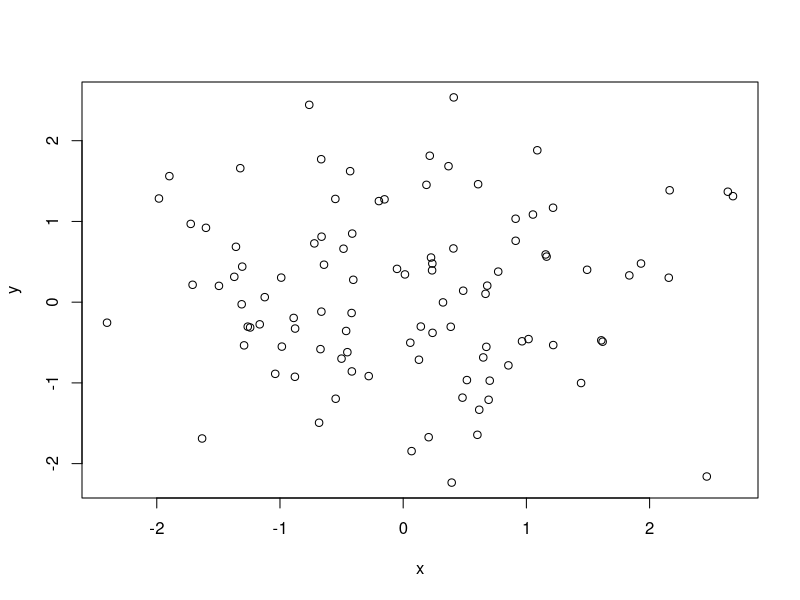
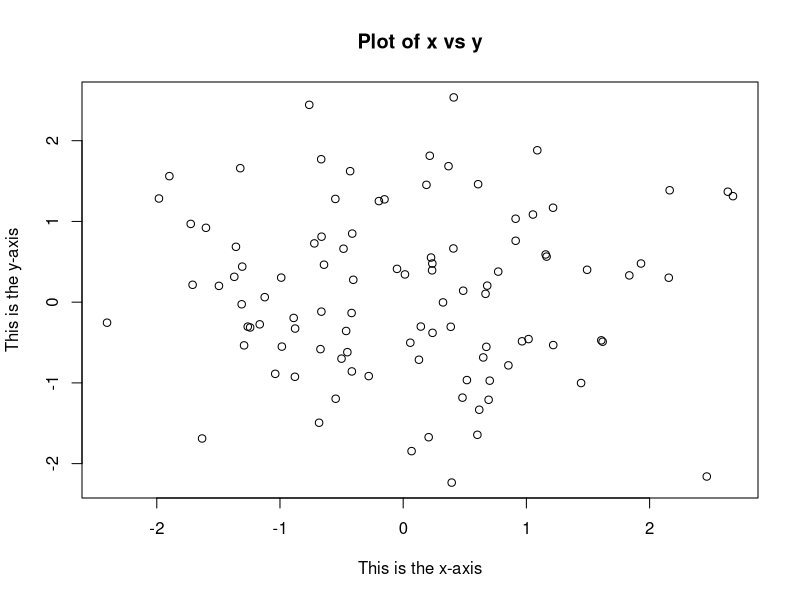
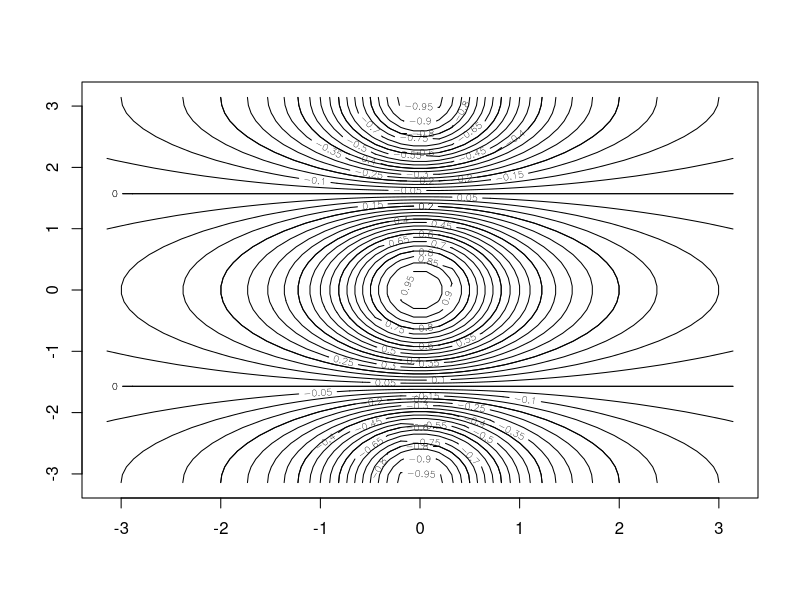
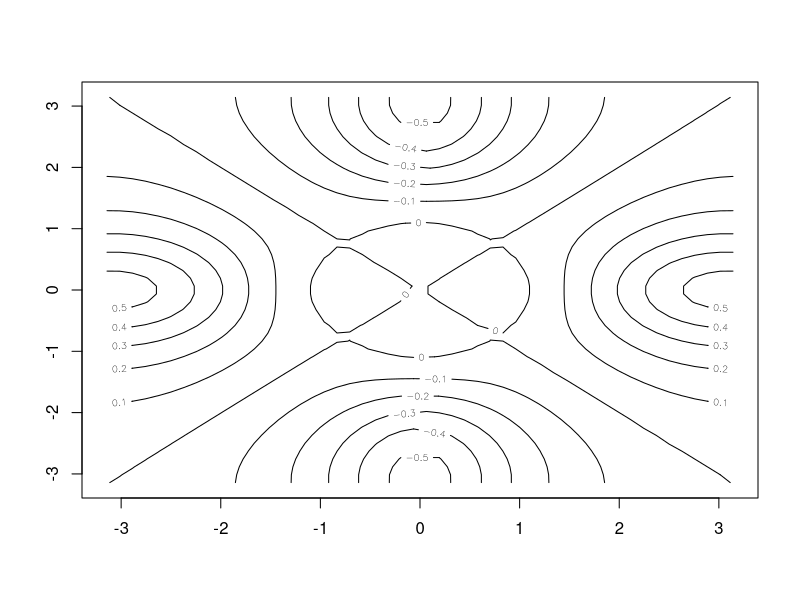
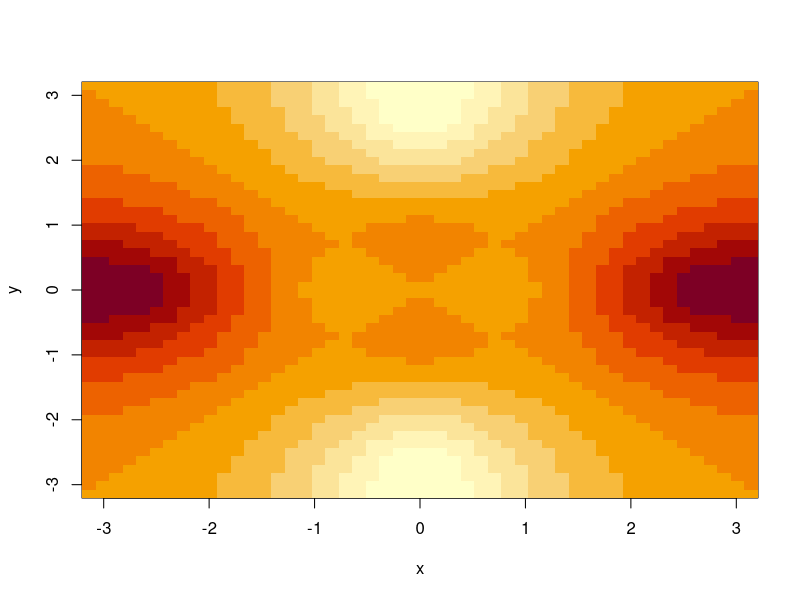
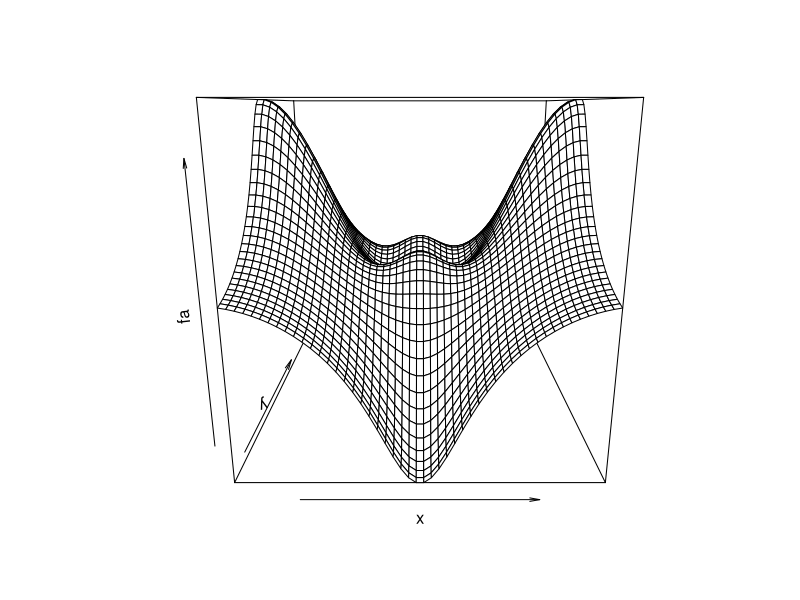
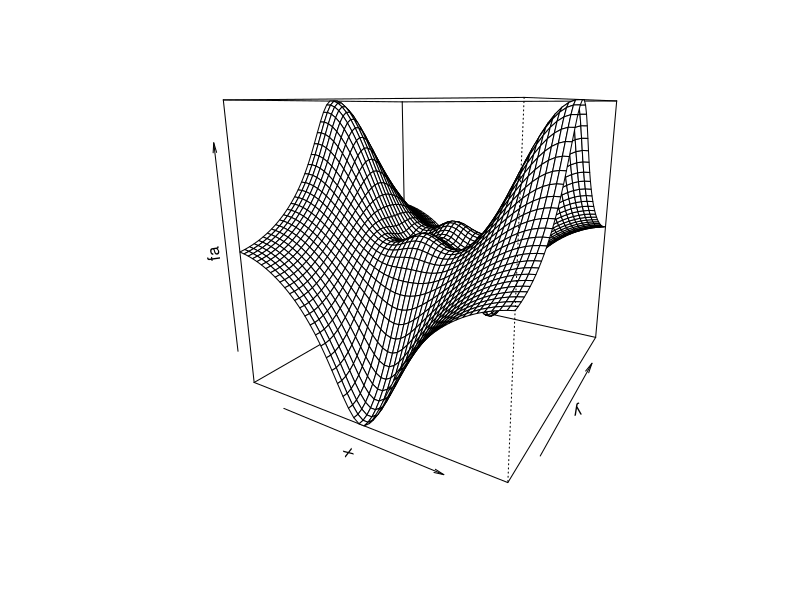
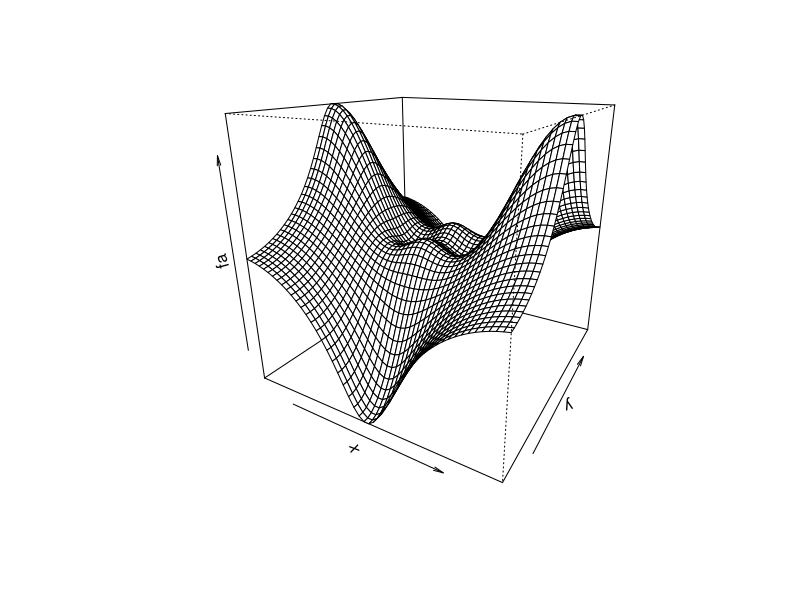

Source code (R) for these figures, in order:
# 2.3 Lab: Introduction to R

### Basic commands 
x <- c(1, 3, 2, 5)
x <- c(1, 6, 2)
y <- c(1, 4, 3)
length(x)
length(y)
x + y

ls() # list all environmental objects
rm(x, y) # remove objects
rm(list = ls())

x <- matrix(data = c(1, 2, 3, 4), nrow = 2, ncol = 2)
x <- matrix(c(1, 2, 3, 4), 2, 2)
matrix(c(1, 2, 3, 4), 2, 2, byrow = TRUE)

sqrt(x)

x <- rnorm(50) # generate vector of random normal variables
y <- x + rnorm(50, mean = 50, sd = 0.1)
cor(x, y) # compute correlation
set.seed(1303)
rnorm(50)
set.seed(3)
y <- rnorm(100)
mean(y)
var(y)
sqrt(var(y))
sd(y)

### Graphics
x <- rnorm(100)
y <- rnorm(100)
plot(x, y)
plot(x, y, xlab = "This is the x-axis",
     ylab = "This is the y-axis",
     main = "Plot of x vs y")

pdf("Figure.pdf")
plot(x, y, col = "green", 
     xlab = "This is the x-axis",
     ylab = "This is the y-axis",
     main = "Plot of x vs y")
dev.off() # Write PDF of plot

x <- seq(1, 10) 
x <- 1:10
x <- seq(-pi, pi, length = 50)

y <- x 
f <- outer(x, y, function(x, y) cos (y) / (1 + x ^ 2))
contour(x, y, f)
contour(x, y, f, nlevels = 45, add = T)
fa <- (f - t(f)) / 2
contour(x, y, fa, nlevels = 15)

image(x, y, fa) # color-coded contour
persp(x, y, fa) # 3d plot
persp(x, y, fa, theta = 30) # change viewing angles
persp(x, y, fa, theta = 30, phi = 20)
persp(x, y, fa, theta = 30, phi = 70)
persp(x, y, fa, theta = 30, phi = 40)

### Indexing data

